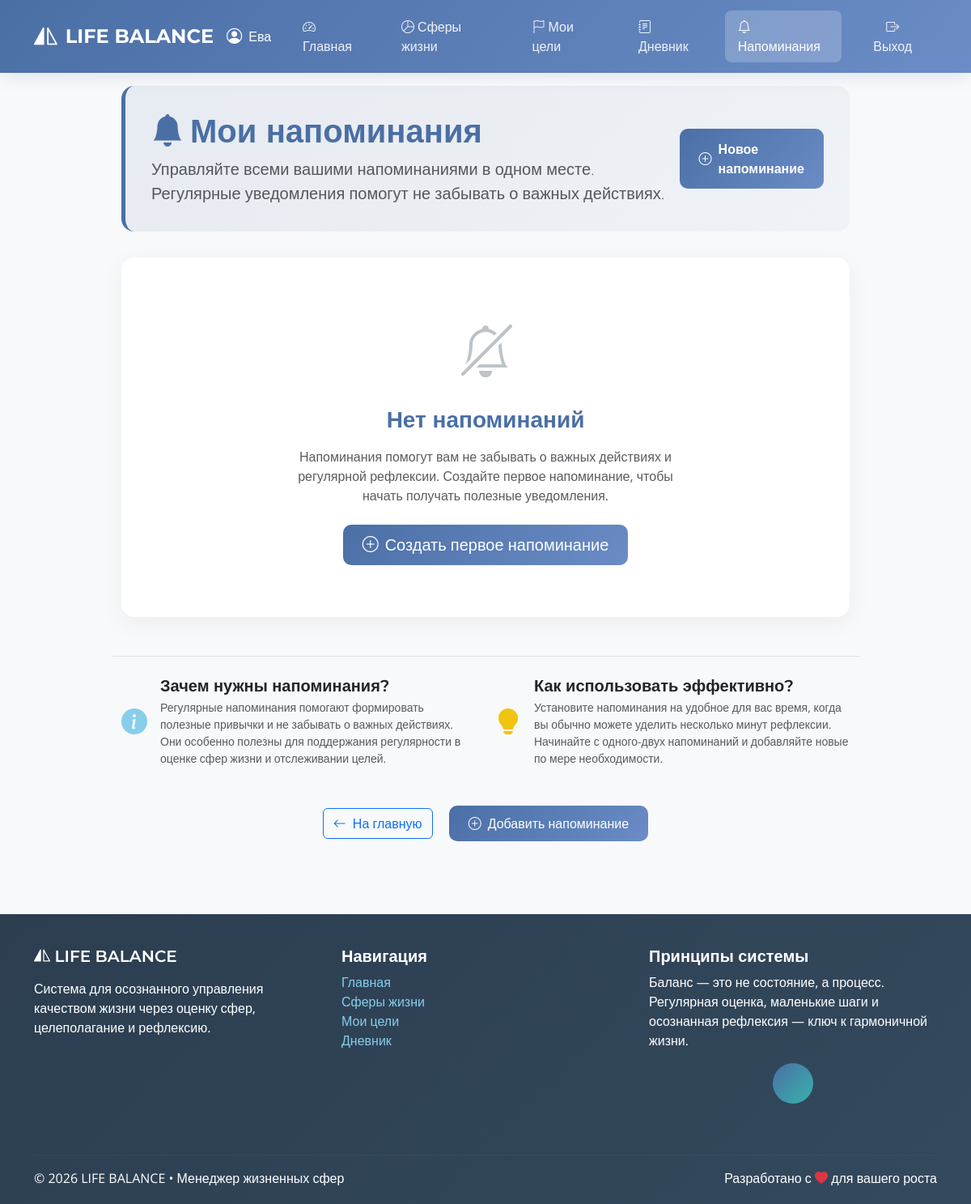
Before: /reminders/ (signed in) with the older database file.
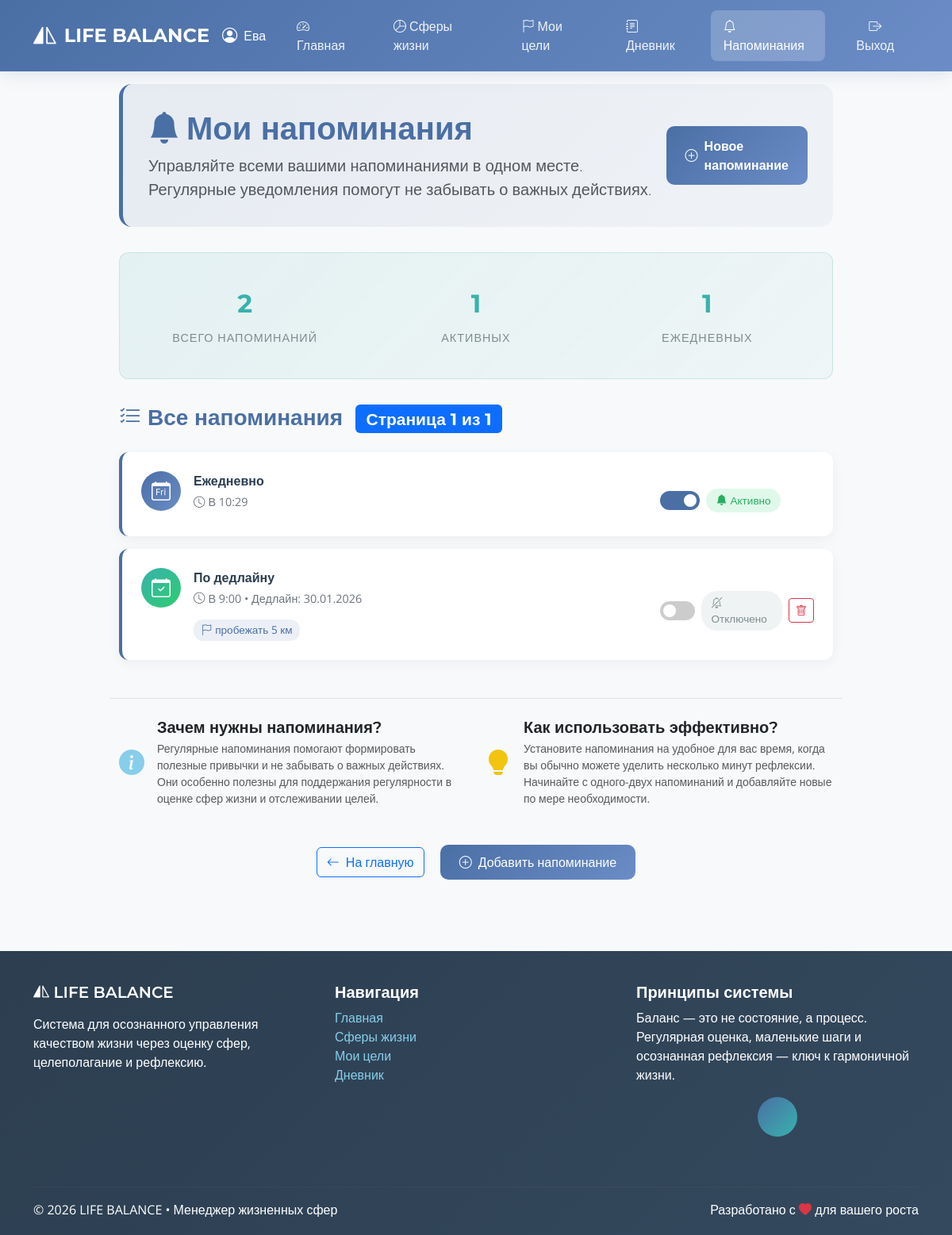
After: the same page with the newer database file.
### lifemanager/models.py (models this page shows, shortened)
class User(AbstractBaseUser):
    id = models.UUIDField(primary_key=True, default=uuid.uuid4, editable=False)
    name = models.CharField(max_length=100, null=False, blank=False)
    email = models.EmailField(max_length=255, unique=True, null=False, blank=False)
    created_at = models.DateTimeField(auto_now_add=True)
    is_active = models.BooleanField(default=True)
    is_admin = models.BooleanField(default=False)
    objects = UserManager()
    USERNAME_FIELD = 'email'
    REQUIRED_FIELDS = ['name']

class Reminder(models.Model):
    class Type(models.TextChoices):
        DAILY = 'daily', 'Ежедневно'
        WEEKLY = 'weekly', 'Еженедельно'
        DEADLINE_BASED = 'deadline_based', 'По дедлайну'
    id = models.UUIDField(primary_key=True, default=uuid.uuid4, editable=False)
    type = models.CharField(max_length=20, choices=Type.choices, null=False, blank=False)
    time = models.TimeField(null=False, blank=False)
    is_enabled = models.BooleanField(default=True)
    frequency = models.CharField(max_length=100, null=True, blank=True)  # напр. "Каждый понедельник"
    user = models.ForeignKey(User, on_delete=models.CASCADE)
    goal = models.ForeignKey(Goal, on_delete=models.CASCADE, null=True, blank=True)
    sphere = models.ForeignKey(LifeSphere, on_delete=models.SET_NULL, null=True, blank=True)

class Goal(models.Model):
    class Status(models.TextChoices):
        ACTIVE = 'active', 'Активна'
        COMPLETED = 'completed', 'Выполнена'
        POSTPONED = 'postponed', 'Отложена'
    id = models.UUIDField(primary_key=True, default=uuid.uuid4, editable=False)
    title = models.CharField(max_length=100, null=False, blank=False)
    description = models.TextField(null=True, blank=True)
    deadline = models.DateField(null=False, blank=False)
    status = models.CharField(max_length=20, choices=Status.choices, default=Status.ACTIVE)
    progress = models.PositiveSmallIntegerField(
        validators=[MinValueValidator(0), MaxValueValidator(100)],
        default=0,
        null=False,
        blank=False
    )
    user = models.ForeignKey(User, on_delete=models.CASCADE)
    sphere = models.ForeignKey(LifeSphere, on_delete=models.CASCADE)
    created_at = models.DateTimeField(auto_now_add=True, verbose_name="Дата создания")
    is_pinned = models.BooleanField(default=False, verbose_name="Закреплено")
    class Meta:
        ordering = ['-is_pinned', 'deadline']

### lifemanager/views.py (the view)
# urls.py: path('reminders/', views.reminder_list, name='reminder_list'),
@login_required
def reminder_list(request):
    reminders = Reminder.objects.filter(user=request.user).order_by('type', 'time')
    total_count = reminders.count()
    active_count = reminders.filter(is_enabled=True).count()
    daily_count = reminders.filter(type='daily').count()
    paginator = Paginator(reminders, 5)
    page_number = request.GET.get('page', 1)
    try:
        page_obj = paginator.page(page_number)
    except PageNotAnInteger:
        page_obj = paginator.page(1)
    except EmptyPage:
        page_obj = paginator.page(paginator.num_pages)
    return render(request, 'reminders/reminder_list.html', {
        'page_obj': page_obj,
        'reminders': page_obj.object_list,
        'total_count': total_count,
        'active_count': active_count,
        'daily_count': daily_count,
        'paginator': paginator,
    })

### lifemanager/templates/reminders/reminder_list.html (shortened to what this page needs)
{% extends 'base.html' %}
{% block content %}
<div class="reminders-container fade-in">
    <div class="reminders-header">
        <div class="d-flex justify-content-between align-items-center">
            <div>
                <h1 class="display-6 fw-bold mb-2" style="color: var(--primary);">
                    <i class="bi bi-bell-fill me-2"></i>Мои напоминания
                </h1>
                <p class="lead mb-0 text-muted">
                    Управляйте всеми вашими напоминаниями в одном месте.
                    Регулярные уведомления помогут не забывать о важных действиях.
                </p>
            </div>
            <a href="{% url 'create_reminder' %}" class="create-btn">
                <i class="bi bi-plus-circle me-2"></i>Новое напоминание
            </a>
        </div>
    </div>
    {% if reminders %}
        <div class="stats-card">
            <div class="row text-center">
                <div class="col-md-4">
                    <div class="stat-item">
                        <div class="stat-value">{{ total_count }}</div>
                        <div class="stat-label">Всего напоминаний</div>
                    </div>
                </div>
                <div class="col-md-4">
                    <div class="stat-item">
                        <div class="stat-value">{{ active_count }}</div>
                        <div class="stat-label">Активных</div>
                    </div>
                </div>
                <div class="col-md-4">
                    <div class="stat-item">
                        <div class="stat-value">{{ daily_count }}</div>
                        <div class="stat-label">Ежедневных</div>
                    </div>
                </div>
            </div>
        </div>
        <div class="mt-4">
            <h3 class="mb-4" style="color: var(--primary);">
                <i class="bi bi-list-check me-2"></i>Все напоминания
                <span class="badge bg-primary ms-2">Страница {{ page_obj.number }} из {{ page_obj.paginator.num_pages }}</span>
            </h3>
            {% for reminder in reminders %}
            <div class="reminder-card">
                <div class="row align-items-center">
                    <div class="col-md-9">
                        <div class="d-flex align-items-start">
                            <div class="reminder-icon {% if reminder.type == 'daily' %}icon-daily{% elif reminder.type == 'weekly' %}icon-weekly{% else %}icon-deadline{% endif %}">
                                {% if reminder.type == 'daily' %}
                                    <i class="bi bi-calendar-day"></i>
                                {% elif reminder.type == 'weekly' %}
                                    <i class="bi bi-calendar-week"></i>
                                {% else %}
                                    <i class="bi bi-calendar-check"></i>
                                {% endif %}
                            </div>
                            <div class="flex-grow-1">
                                <div class="reminder-title">
                                    {{ reminder.get_type_display }}
                                </div>
                                <div class="reminder-meta">
                                    <i class="bi bi-clock me-1"></i>В {{ reminder.time }}
                                    {% if reminder.type == 'deadline_based' and reminder.goal %}
                                        • Дедлайн: {{ reminder.goal.deadline|date:"d.m.Y" }}
                                    {% endif %}
                                </div>
                                {% if reminder.goal %}
                                <div class="reminder-goal">
                                    <i class="bi bi-flag me-1"></i>{{ reminder.goal.title }}
                                </div>
                                {% endif %}
                            </div>
                        </div>
                    </div>
                    <div class="col-md-3">
    <div class="reminder-actions d-flex align-items-center gap-2">
        <div class="status-toggle">
            <label class="switch">
                <span class="slider"></span>
            </label>
            <span class="status-badge {% if reminder.is_enabled %}status-active{% else %}status-inactive{% endif %}">
                {% if reminder.is_enabled %}
                    <i class="bi bi-bell-fill me-1"></i>Активно
                {% else %}
                    <i class="bi bi-bell-slash me-1"></i>Отключено
                {% endif %}
            </span>
        </div>
        {% if not reminder.is_enabled %}
        <a href="{% url 'delete_reminder' reminder.id %}"
           class="btn btn-sm btn-outline-danger"
           title="Удалить напоминание">
            <i class="bi bi-trash"></i>
        </a>
        {% endif %}
    </div>
</div>
                </div>
            </div>
            {% endfor %}
        </div>
    {% else %}
        <div class="empty-reminders">
            <div class="empty-icon">
                <i class="bi bi-bell-slash"></i>
            </div>
            <h3 class="mb-3" style="color: var(--primary);">Нет напоминаний</h3>
            <p class="text-muted mb-4" style="max-width: 500px; margin: 0 auto;">
                Напоминания помогут вам не забывать о важных действиях и регулярной рефлексии.
                Создайте первое напоминание, чтобы начать получать полезные уведомления.
            </p>
            <a href="{% url 'create_reminder' %}" class="btn btn-primary btn-lg">
                <i class="bi bi-plus-circle me-2"></i>Создать первое напоминание
            </a>
        </div>
    {% endif %}
    <div class="row mt-5 pt-4 border-top">
        <div class="col-md-6">
            <div class="d-flex align-items-center">
                <div class="me-3">
                    <i class="bi bi-info-circle-fill" style="font-size: 2rem; color: var(--info);"></i>
                </div>
                <div>
                    <h5 class="mb-1">Зачем нужны напоминания?</h5>
                    <p class="mb-0 text-muted small">
                        Регулярные напоминания помогают формировать полезные привычки
                        и не забывать о важных действиях. Они особенно полезны для поддержания
                        регулярности в оценке сфер жизни и отслеживании целей.
                    </p>
                </div>
            </div>
        </div>
        <div class="col-md-6">
            <div class="d-flex align-items-center">
                <div class="me-3">
                    <i class="bi bi-lightbulb-fill" style="font-size: 2rem; color: #f1c40f;"></i>
                </div>
                <div>
                    <h5 class="mb-1">Как использовать эффективно?</h5>
                    <p class="mb-0 text-muted small">
                        Установите напоминания на удобное для вас время, когда вы обычно
                        можете уделить несколько минут рефлексии. Начинайте с одного-двух
                        напоминаний и добавляйте новые по мере необходимости.
                    </p>
                </div>
            </div>
        </div>
    </div>
    <div class="text-center mt-5">
        <a href="{% url 'dashboard' %}" class="btn btn-outline-primary me-3">
            <i class="bi bi-arrow-left me-2"></i>На главную
        </a>
        <a href="{% url 'create_reminder' %}" class="btn btn-primary">
            <i class="bi bi-plus-circle me-2"></i>Добавить напоминание
        </a>
    </div>
</div>
{% endblock %}

### lifemanager/templates/base.html (shortened to what this page needs)
{% load json_extras %}
{% load static %}
<!DOCTYPE html>
<html lang="ru">
<head>
    <link href="https://cdn.jsdelivr.net/npm/bootstrap@5.3.0/dist/css/bootstrap.min.css" rel="stylesheet">
    <link rel="stylesheet" href="https://cdn.jsdelivr.net/npm/bootstrap-icons@1.10.0/font/bootstrap-icons.css">
</head>
<body>
    <nav class="navbar navbar-expand-lg navbar-dark fixed-top">
        <div class="container">
            <a class="navbar-brand" href="{% url 'dashboard' %}">
                <i class="bi bi-symmetry-vertical"></i>
                LIFE BALANCE
            </a>
            <div class="collapse navbar-collapse" id="navbarNav">
                <ul class="navbar-nav ms-auto">
                    {% if user.is_authenticated %}
                        <li class="nav-item d-flex align-items-center">
                            <a href="{% url 'profile' %}" class="user-greeting text-decoration-none" style="color: white;">
                                <i class="bi bi-person-circle"></i>
                                {{ user.name }}
                            </a>
                        </li>
                        <li class="nav-item">
                            <a class="nav-link {% if request.resolver_match.url_name == 'dashboard' %}active{% endif %}" href="{% url 'dashboard' %}">
                                <i class="bi bi-speedometer2"></i> Главная
                            </a>
                        </li>
                        <li class="nav-item">
                            <a class="nav-link {% if request.resolver_match.url_name == 'sphere_list' %}active{% endif %}" href="{% url 'sphere_list' %}">
                                <i class="bi bi-pie-chart"></i> Сферы жизни
                            </a>
                        </li>
                        <li class="nav-item">
                            <a class="nav-link {% if request.resolver_match.url_name == 'goal_list' %}active{% endif %}" href="{% url 'goal_list' %}">
                                <i class="bi bi-flag"></i> Мои цели
                            </a>
                        </li>
                        <li class="nav-item">
                            <a class="nav-link {% if request.resolver_match.url_name == 'diary_list' %}active{% endif %}" href="{% url 'diary_list' %}">
                                <i class="bi bi-journal-text"></i> Дневник
                            </a>
                        </li>
                        <li class="nav-item">
                            <a class="nav-link {% if request.resolver_match.url_name == 'reminder_list' %}active{% endif %}" href="{% url 'reminder_list' %}">
                                <i class="bi bi-bell"></i> Напоминания
                            </a>
                         </li>
                        <li class="nav-item">
                            <a class="nav-link btn btn-outline-light btn-sm ms-2" href="{% url 'logout' %}">
                                <i class="bi bi-box-arrow-right"></i> Выход
                            </a>
                        </li>
                    {% endif %}
                </ul>
            </div>
        </div>
    </nav>
    <main class="main-container">
        <div class="container fade-in">
            {% block content %}{% endblock %}
        </div>
    </main>
    <footer class="footer">
        <div class="container">
            <div class="row">
                <div class="col-md-4 mb-4">
                    <h5><i class="bi bi-symmetry-vertical"></i> LIFE BALANCE</h5>
                    <p class="mt-3">Система для осознанного управления качеством жизни через оценку сфер, целеполагание и рефлексию.</p>
                </div>
                <div class="col-md-4 mb-4">
                    <h5>Навигация</h5>
                    <ul class="list-unstyled">
                        <li><a href="{% url 'dashboard' %}">Главная</a></li>
                        <li><a href="{% url 'sphere_list' %}">Сферы жизни</a></li>
                        <li><a href="{% url 'goal_list' %}">Мои цели</a></li>
                        <li><a href="{% url 'diary_list' %}">Дневник</a></li>
                    </ul>
                </div>
                <div class="col-md-4 mb-4">
                    <h5>Принципы системы</h5>
                    <p>Баланс — это не состояние, а процесс. Регулярная оценка, маленькие шаги и осознанная рефлексия — ключ к гармоничной жизни.</p>
                    <div class="balance-icon">
                    </div>
                </div>
            </div>
            <hr class="mt-4 mb-3" style="border-color: rgba(255,255,255,0.1);">
            <div class="row">
                <div class="col-md-6">
                    <p class="mb-0">&copy; {% now "Y" %} LIFE BALANCE • Менеджер жизненных сфер</p>
                </div>
                <div class="col-md-6 text-md-end">
                    <p class="mb-0">Разработано с <i class="bi bi-heart-fill text-danger"></i> для вашего роста</p>
                </div>
            </div>
        </div>
    </footer>
</body>
</html>

Changed rows visible on the page:
added Reminder: type "Ежедневно", time "10:29", is_enabled True (drawn)
added Reminder: type "По дедлайну", time "9:00", goal.deadline "30.01.2026", goal "пробежать 5 км", is_enabled False (drawn)
Other visible differences:
{{ total_count }}: (not shown) → "2"
{{ active_count }}: (not shown) → "1"
{{ daily_count }}: (not shown) → "1"
{{ page_obj.number }}: (not shown) → "1"
{{ page_obj.paginator.num_pages }}: (not shown) → "1"
text no longer shown: "Нет напоминаний Напоминания помогут вам не забывать о важных действиях и регулярной рефлексии. Создайте первое напоминание, чтобы начать получать полезные уведомления. Создать первое напоминание"
text now shown: "ВСЕГО НАПОМИНАНИЙ АКТИВНЫХ ЕЖЕДНЕВНЫХ Все напоминания Страница из"
